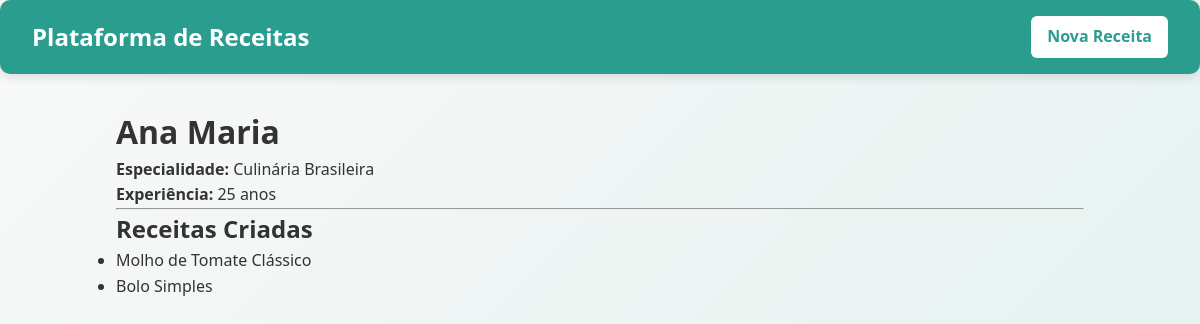
The page /chef/1 on the database its author committed.
### models.py (models this page shows)
class Chef(db.Model):
    id = db.Column(db.Integer, primary_key=True)
    nome = db.Column(db.String(100), nullable=False)
    perfil = db.relationship('PerfilChef', back_populates='chef', uselist=False, cascade="all, delete-orphan")
    receitas = db.relationship('Receita', back_populates='chef')

class PerfilChef(db.Model):
    id = db.Column(db.Integer, primary_key=True)
    especialidade = db.Column(db.String(100))
    anos_experiencia = db.Column(db.Integer)
    chef_id = db.Column(db.Integer, db.ForeignKey('chef.id'), nullable=False, unique=True)
    chef = db.relationship('Chef', back_populates='perfil')

class Receita(db.Model):
    id = db.Column(db.Integer, primary_key=True)
    titulo = db.Column(db.String(200), nullable=False)
    instrucoes = db.Column(db.Text, nullable=False)
    chef_id = db.Column(db.Integer, db.ForeignKey('chef.id'), nullable=False)
    chef = db.relationship('Chef', back_populates='receitas')
    ingredientes_associados = db.relationship('ReceitaIngrediente', back_populates='receita', cascade="all, delete-orphan")

### app.py (the view)
@app.route('/chef/<int:chef_id>')
def detalhes_chef(chef_id):
    chef = Chef.query.get_or_404(chef_id)
    return render_template('detalhes_chef.html', chef=chef)

### templates/detalhes_chef.html
{% extends 'base.html' %}
{% block content %}
    <h1>{{ chef.nome }}</h1>
    {% if chef.perfil %}
        <p><strong>Especialidade:</strong> {{ chef.perfil.especialidade }}</p>
        <p><strong>Experiência:</strong> {{ chef.perfil.anos_experiencia }} anos</p>
    {% endif %}
    <hr>
    <h2>Receitas Criadas</h2>
    <ul>
    {% for receita in chef.receitas %}
        <li>{{ receita.titulo }}</li>
    {% else %}
        <li>Nenhuma receita publicada.</li>
    {% endfor %}
    </ul>
{% endblock %}

### static/style.css (style rules this page uses)
* { margin: 0; padding: 0; box-sizing: border-box; }
body { font-family: "Segoe UI", Roboto, sans-serif; background: linear-gradient(135deg, #f9f9f9, #e6f2f0); color: #333; line-height: 1.6; }

### rows shown on the page
Chef: nome "Ana Maria"
PerfilChef: perfil.especialidade "Culinária Brasileira", perfil.anos_experiencia "25"
Receita: titulo "Molho de Tomate Clássico"
Receita: titulo "Bolo Simples"
